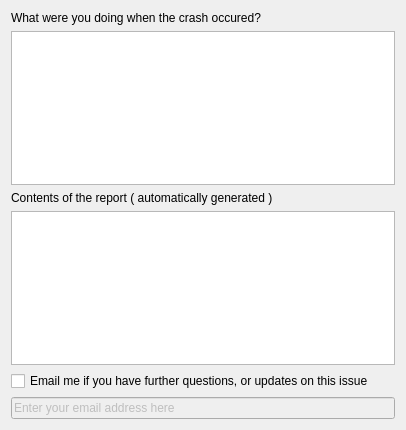
<?xml version="1.0" encoding="UTF-8"?>
<ui version="4.0">
 <class>CrashReportWidget</class>
 <widget class="QWidget" name="CrashReportWidget">
  <property name="windowModality">
   <enum>Qt::ApplicationModal</enum>
  </property>
  <property name="geometry">
   <rect>
    <x>0</x>
    <y>0</y>
    <width>406</width>
    <height>430</height>
   </rect>
  </property>
  <property name="windowTitle">
   <string>NeL report</string>
  </property>
  <layout class="QGridLayout" name="gridLayout">
   <item row="0" column="0" colspan="2">
    <widget class="QLabel" name="descrLabel">
     <property name="text">
      <string>What were you doing when the crash occured?</string>
     </property>
    </widget>
   </item>
   <item row="2" column="0" colspan="2">
    <widget class="QLabel" name="reportLabel">
     <property name="text">
      <string>Contents of the report ( automatically generated )</string>
     </property>
    </widget>
   </item>
   <item row="1" column="0" colspan="3">
    <widget class="QPlainTextEdit" name="descriptionEdit"/>
   </item>
   <item row="4" column="0" colspan="3">
    <widget class="QCheckBox" name="emailCB">
     <property name="text">
      <string>Email me if you have further questions, or updates on this issue</string>
     </property>
    </widget>
   </item>
   <item row="5" column="0" colspan="3">
    <widget class="QLineEdit" name="emailEdit">
     <property name="enabled">
      <bool>false</bool>
     </property>
     <property name="text">
      <string>Enter your email address here</string>
     </property>
    </widget>
   </item>
   <item row="3" column="0" colspan="3">
    <widget class="QPlainTextEdit" name="reportEdit">
     <property name="enabled">
      <bool>true</bool>
     </property>
     <property name="textInteractionFlags">
      <set>Qt::TextSelectableByKeyboard|Qt::TextSelectableByMouse</set>
     </property>
    </widget>
   </item>
  </layout>
 </widget>
 <resources/>
 <connections/>
</ui>
